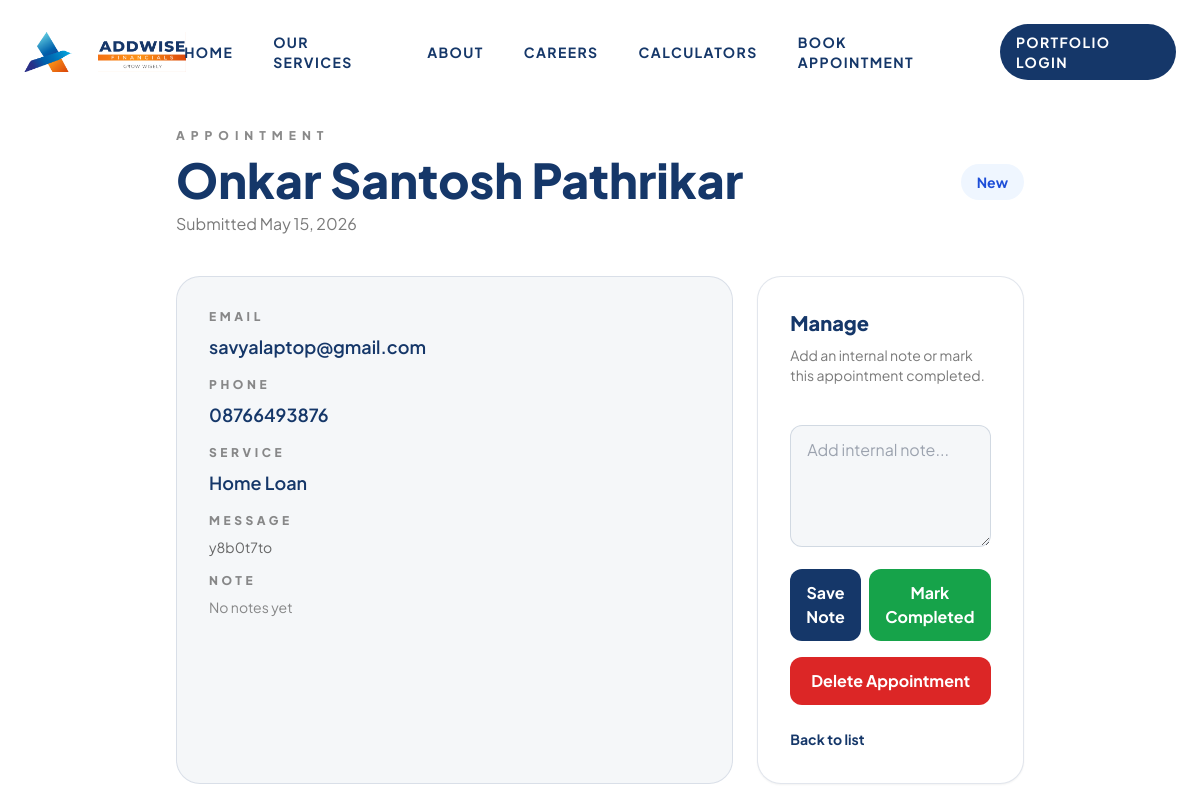
The page /appointments/9/ (signed in) on the database its author committed.
### leads/models.py (models this page shows, shortened)
class Appointment(models.Model):
    SERVICE_CHOICES = [
        ('HOME', 'Home Loan'),
        ('BIZ', 'Business Loan'),
        ('SIP', 'SIP/Investment'),
        ('LAP', 'Loan Against Property'),
    ]
    full_name = models.CharField(max_length=100)
    email = models.EmailField()
    phone = models.CharField(max_length=15)
    service = models.CharField(max_length=10, choices=SERVICE_CHOICES)
    message = models.TextField(blank=True)
    STATUS_NEW = 'NEW'
    STATUS_COMPLETED = 'COMPLETED'
    STATUS_CANCELED = 'CANCELED'
    STATUS_CHOICES = [
        (STATUS_NEW, 'New'),
        (STATUS_COMPLETED, 'Completed'),
        (STATUS_CANCELED, 'Canceled'),
    ]
    status = models.CharField(max_length=12, choices=STATUS_CHOICES, default=STATUS_NEW)
    note = models.TextField(blank=True)
    reviewed_at = models.DateTimeField(blank=True, null=True)
    created_at = models.DateTimeField(auto_now_add=True) # Kab book kiya

### leads/views.py (the view, shortened to what this page needs)
# urls.py: path('appointments/<int:pk>/', views.appointment_detail, name='appointment_detail'),
@login_required(login_url='applications_login')
def appointment_detail(request, pk):
    appointment_obj = get_object_or_404(Appointment, pk=pk)
    return render(request, 'leads/appointment_detail.html', {'appointment': appointment_obj})

### templates/leads/appointment_detail.html (shortened to what this page needs)
{% extends 'base.html' %}
{% block content %}
<section class="pt-32 pb-20 bg-white min-h-screen">
    <div class="max-w-4xl mx-auto px-6">
        <div class="flex items-center justify-between gap-6">
            <div>
                <p class="text-xs font-black uppercase tracking-[0.5em] text-slate-400">Appointment</p>
                <h1 class="text-3xl md:text-5xl font-black text-slate-900 mt-3">{{ appointment.full_name }}</h1>
                <p class="text-slate-500 mt-2">Submitted {{ appointment.created_at|date:"M d, Y" }}</p>
            </div>
            <span class="inline-flex px-4 py-2 rounded-full text-sm font-bold
                {% if appointment.status == 'NEW' %}bg-blue-50 text-blue-700
                {% elif appointment.status == 'COMPLETED' %}bg-green-50 text-green-700
                {% else %}bg-red-50 text-red-700{% endif %}">
                {{ appointment.get_status_display }}
            </span>
        </div>
        <div class="mt-10 grid grid-cols-1 lg:grid-cols-3 gap-6">
            <div class="lg:col-span-2 bg-slate-50 border border-slate-100 rounded-3xl p-8">
                <div class="space-y-4">
                    <div>
                        <div class="text-xs font-black uppercase tracking-[0.3em] text-slate-400">Email</div>
                        <div class="text-lg font-semibold text-slate-900 mt-2">{{ appointment.email }}</div>
                    </div>
                    <div>
                        <div class="text-xs font-black uppercase tracking-[0.3em] text-slate-400">Phone</div>
                        <div class="text-lg font-semibold text-slate-900 mt-2">{{ appointment.phone }}</div>
                    </div>
                    <div>
                        <div class="text-xs font-black uppercase tracking-[0.3em] text-slate-400">Service</div>
                        <div class="text-lg font-semibold text-slate-900 mt-2">{{ appointment.get_service_display }}</div>
                    </div>
                    <div>
                        <div class="text-xs font-black uppercase tracking-[0.3em] text-slate-400">Message</div>
                        <div class="text-sm text-slate-600 mt-2">{% if appointment.message %}{{ appointment.message }}{% else %}<span class="text-slate-400">No message provided</span>{% endif %}</div>
                    </div>
                    <div>
                        <div class="text-xs font-black uppercase tracking-[0.3em] text-slate-400">Note</div>
                        <div class="text-sm text-slate-600 mt-2">{% if appointment.note %}{{ appointment.note }}{% else %}<span class="text-slate-400">No notes yet</span>{% endif %}</div>
                    </div>
                </div>
            </div>
            <div class="bg-white border border-slate-100 rounded-3xl p-8 shadow-sm">
                <h2 class="text-xl font-black text-slate-900">Manage</h2>
                <p class="text-sm text-slate-500 mt-2">Add an internal note or mark this appointment completed.</p>
                <form method="POST" class="mt-6 space-y-4">
                    <textarea name="note" rows="4" placeholder="Add internal note..." class="w-full px-4 py-3 bg-slate-50 border border-slate-200 rounded-xl"></textarea>
                    <div class="flex gap-2">
                        <button name="save_note" value="1" class="flex-1 px-4 py-3 rounded-xl bg-brand-navy text-white font-bold">Save Note</button>
                        <button name="save_note" value="1" formaction="" class="px-4 py-3 rounded-xl bg-green-600 text-white font-bold" onclick="this.form.mark.value='completed'">Mark Completed</button>
                    </div>
                </form>
                <form method="POST" action="{% url 'appointment_delete' appointment.pk %}" class="mt-4" onsubmit="return confirm('Delete this appointment?');">{% csrf_token %}
                    <button name="delete" value="1" class="w-full px-4 py-3 rounded-xl bg-red-600 text-white font-bold">Delete Appointment</button>
                </form>
                <a href="{% url 'appointments_list' %}" class="inline-flex mt-6 text-sm font-bold text-brand-navy">Back to list</a>
            </div>
        </div>
    </div>
</section>
{% endblock %}

### templates/base.html (style rules this page uses)
body { font-family: 'Plus Jakarta Sans', sans-serif; background-color: #f8fafc; scroll-behavior: smooth; position: relative; isolation: isolate; --grid-x: 0px; --grid-y: 0px; background-image: linear-gradient(rgba(21, 55, 105, 0.06) 1px, transparent 1px), linear-gradient(90deg, rgba(21, 55, 105, 0.06) 1px, transparent 1px); background-size: 40px 40px; background-position: var(--grid-x) var(--grid-y), var(--grid-x) var(--grid-y); background-attachment: fixed; }
body::before, body::after { content: ''; position: fixed; inset: -20%; pointer-events: none; z-index: -2; transform: translate3d(0, 0, 0); }
body::before { background: radial-gradient(40% 40% at 10% 20%, rgba(243, 141, 30, 0.45), transparent 60%), radial-gradient(35% 35% at 80% 10%, rgba(21, 55, 105, 0.35), transparent 60%), radial-gradient(45% 45% at 60% 80%, rgba(21, 55, 105, 0.25), transparent 60%), radial-gradient(35% 35% at 20% 80%, rgba(243, 141, 30, 0.32), transparent 60%); filter: blur(22px) saturate(130%); animation: meshShift 22s ease-in-out infinite; }
body::after { z-index: -3; inset: -30%; background: radial-gradient(50% 50% at 30% 30%, rgba(21, 55, 105, 0.22), transparent 70%), radial-gradient(40% 40% at 70% 60%, rgba(243, 141, 30, 0.28), transparent 70%); filter: blur(55px); opacity: 0.85; animation: meshShiftAlt 30s ease-in-out infinite; }
.scroll-reveal { opacity: 0; transform: translateY(18px); transition: opacity 0.7s ease, transform 0.7s ease; will-change: opacity, transform; }
.scroll-reveal.is-visible { opacity: 1; transform: translateY(0); }
:root { --brand-navy: #153769; --brand-yellow: #F38D1E; --brand-grey: #4C4C4C; }
.text-slate-900 { color: var(--brand-navy) !important; }
.text-slate-600 { color: rgba(76, 76, 76, 0.85) !important; }
.text-slate-500 { color: rgba(76, 76, 76, 0.75) !important; }
.text-slate-400 { color: rgba(76, 76, 76, 0.65) !important; }
.bg-slate-50 { background-color: rgba(21, 55, 105, 0.04) !important; }
.border-slate-200 { border-color: rgba(21, 55, 105, 0.16) !important; }
.border-slate-100 { border-color: rgba(21, 55, 105, 0.12) !important; }

### rows shown on the page
Appointment: full_name "Onkar Santosh Pathrikar", created_at "May 15, 2026", status "New", email "savyalaptop@gmail.com", phone "08766493876", service "Home Loan", message "y8b0t7to"
